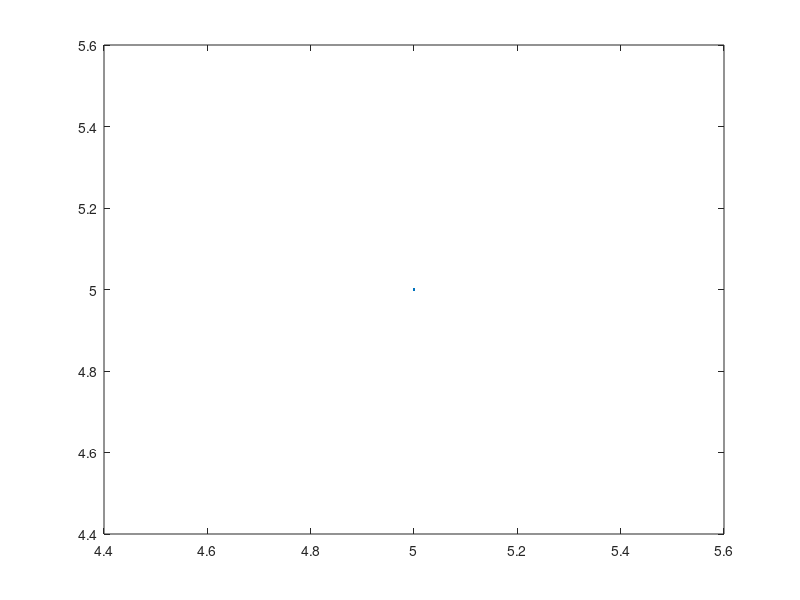

MATLAB code for this plot:
F = str2func(['@(x)' input('F: ', 's')]);
a = input('a: ');
b = input('b: ');

X = a:0.1:b;
for i=1:length(X)
  Y(i) = F(X(i));
endfor

a_temp = a;
b_temp = b;
ex = 0.0000001;
e0 = 0.0000001;

while(abs(a_temp - b_temp) > ex)
  x0 = (a_temp + b_temp) / 2;
  f0 = F(x0);
  if(f0 < e0)
    x0
  endif
  if(F(a_temp) * F(b_temp) < 0)
    b_temp = x0;
  else
    a_temp = x0;
  endif
endwhile

plot(X, Y);